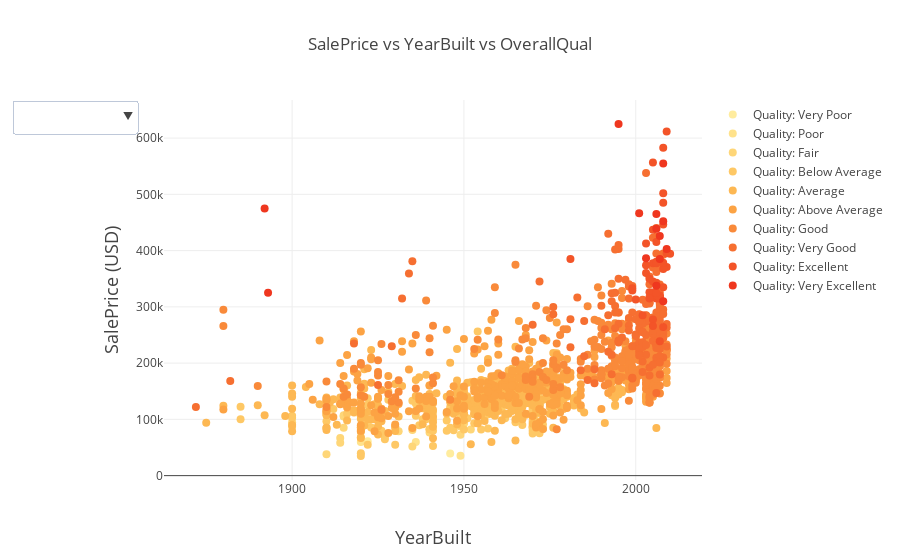

Here is the notebook cell this chart was saved with:
### Markdown cell above
# Filter

### Code cell
data = []
vals = sorted(train['OverallQual'].unique())
names = ['Very Poor',
         'Poor',
         'Fair',
         'Below Average',
         'Average',
         'Above Average',
         'Good',
         'Very Good',
         'Excellent',
         'Very Excellent']
colors = cl.scales['3']['seq']['YlOrRd']
colors = cl.to_rgb(cl.interp(colors, len(vals)))
for i, val in enumerate(vals):
    trace = go.Scatter(x=train[train['OverallQual'] == val]['YearBuilt'],
                       y=train[train['OverallQual'] == val]['SalePrice'],
                       mode='markers', marker=dict(size=8, opacity=1.0, color=colors[i]),
                       name='Quality: {}'.format(names[i]))
    data.append(trace)
buttons = []
for i, val in enumerate(names):
    button = {}
    button['label'] = str(val)
    button['method'] = 'update'
    args = {}
    visible = [False] * len(vals)
    visible[i] = True
    args['visible'] = visible
    args['title'] = str(val)
    args = [args]
    button['args'] = args
    buttons.append(button)
    
buttons.append(dict(label='All',
                    method='update',
                    args=[dict(visible=[True] * len(vals),
                              title='All')],
                    )
              )
updatemenus = list([dict(active=-1,
                        buttons=buttons)])

layout = go.Layout(
    title='SalePrice vs YearBuilt vs OverallQual',
    xaxis=dict(
        title='YearBuilt',
        titlefont=dict(
            size=18,
        )
    ),
    yaxis=dict(
        title='SalePrice (USD)',
        titlefont=dict(
            size=18,
        )
    ),
    updatemenus=updatemenus,
    showlegend=True
)

fig = dict(data=data, layout=layout)
ply.iplot(fig)

### Figure 1 — Plotly figure (JSON) as saved in the notebook; plotly's stock layout.template omitted (floating-point values rounded to 4 significant figures; data arrays with more than 128 entries replaced by an {"elided": "..."} marker saying what was removed)
{"data": [{"marker": {"color": "rgb(255, 236, 158)", "opacity": 1, "size": 8}, "mode": "markers", "name": "Quality: Very Poor", "type": "scatter", "x": [1922, 1946], "y": [61000, 39300]}, {"marker": {"color": "rgb(255, 226, 139)", "opacity": 1, "size": 8}, "mode": "markers", "name": "Quality: Poor", "type": "scatter", "x": [1936, 1949, 1920], "y": [60000, 35311, 60000]}, {"marker": {"color": "rgb(254, 214, 120)", "opacity": 1, "size": 8}, "mode": "markers", "name": "Quality: Fair", "type": "scatter", "x": [1915, 1915, 1940, 1955, 1949, 1948, 1914, 1935, 1950, 1910, 1922, 1952, 1955, 1935, 1950, 1900, 1949, 1931, 1914, 1915], "y": [107400, 85000, 76500, 126175, 87500, 120000, 67000, 52000, 93500, 37900, 91000, 82000, 139600, 81000, 92900, 95000, 72500, 79000, 58500, 105000]}, {"marker": {"color": "rgb(254, 200, 101)", "opacity": 1, "size": 8}, "mode": "markers", "name": "Quality: Below Average", "type": "scatter", "x": [1967, 1927, 1920, 1955, 1920, 1945, 1982, 1973, 1956, 1968, 1994, 1950, 1965, 1959, 1885, 1939, 1971, 1956, 2003, 1960, 1925, 1971, 1951, 1971, 1940, 1950, 1959, 1941, 1976, 1957, 1972, 1955, 1954, 1937, 1970, 1920, 1900, 1920, 1972, 1949, 1920, 1935, 1961, 1972, 1970, 1940, 1972, 1922, 1900, 1930, 1900, 1970, 1970, 1954, 1970, 1925, 1945, 1910, 1951, 1954, 1916, 1953, 1950, 1961, 1963, 1912, 1936, 1971, 1970, 1956, 1926, 1977, 1949, 1923, 1954, 1946, 1970, 2005, 1957, 1970, 1970, 1946, 1973, 1936, 1956, 1955, 1928, 1941, 1969, 1961, 1963, 1970, 1966, 1941, 1965, 1947, 1962, 1957, 1920, 1954, 1954, 1940, 1922, 1938, 1941, 1971, 1920, 1920, 1920, 1922, 1910, 1949, 1885, 1927, 1971, 1910], "y": [90000, 68500, 40000, 82000, 113000, 80000, 129500, 91000, 135750, 136500, 123600, 109900, 94750, 128950, 100000, 100000, 115000, 103200, 140000, 141000, 107000, 97000, 141000, 88000, 82500, 82000, 134432, 100000, 150000, 109008, 81000, 118000, 256000, 89471, 86000, 34900, 106250, 86000, 111250, 108000, 108000, 133000, 118500, 75500, 84500, 108000, 137500, 137500, 87000, 55000, 102776, 129000, 124500, 135000, 120500, 103000, 98000, 96500, 102000, 107900, 109900, 93000, 128000, 129000, 132250, 118500, 106500, 110000, 75000, 135000, 79900, 150000, 135000, 85500, 110000, 121600, 88000, 176000, 84000, 97000, 80000, 84900, 83500, 128000, 112000, 115000, 135000, 80000, 108959, 168000, 148000, 116050, 107000, 113000, 145000, 80500, 101800, 161500, 68400, 119000, 111000, 82500, 55000, 100000, 52500, 123000, 108500, 104900, 105000, 125500, 125500, 90000, 122500, 64500, 120500, 112000]}, {"marker": {"color": "rgb(253, 184, 83)", "opacity": 1, "size": 8}, "mode": "markers", "name": "Quality: Average", "type": "scatter", "x": {"elided": "397 int values"}, "y": {"elided": "397 int values"}}, {"marker": {"color": "rgb(252, 163, 68)", "opacity": 1, "size": 8}, "mode": "markers", "name": "Quality: Above Average", "type": "scatter", "x": {"elided": "374 int values"}, "y": {"elided": "374 int values"}}, {"marker": {"color": "rgb(249, 138, 58)", "opacity": 1, "size": 8}, "mode": "markers", "name": "Quality: Good", "type": "scatter", "x": {"elided": "319 int values"}, "y": {"elided": "319 int values"}}, {"marker": {"color": "rgb(246, 111, 49)", "opacity": 1, "size": 8}, "mode": "markers", "name": "Quality: Very Good", "type": "scatter", "x": {"elided": "168 int values"}, "y": {"elided": "168 int values"}}, {"marker": {"color": "rgb(243, 84, 40)", "opacity": 1, "size": 8}, "mode": "markers", "name": "Quality: Excellent", "type": "scatter", "x": [2005, 2005, 2005, 1981, 2003, 2008, 2006, 2003, 2006, 2005, 2005, 2005, 2007, 2010, 2006, 2004, 2003, 2008, 2006, 2005, 2000, 2007, 2009, 2002, 2007, 2008, 2008, 2008, 2004, 1999, 2009, 2006, 2007, 2009, 2007, 2005, 2008, 2008, 2008, 2006, 1999, 2004, 2006], "y": [345000, 277500, 319900, 385000, 412500, 501837, 415298, 360000, 342643, 377426, 266000, 437154, 318061, 394432, 380000, 326000, 374000, 446261, 315000, 325000, 313000, 314813, 370878, 285000, 320000, 264132, 485000, 582933, 350000, 328900, 611657, 320000, 239000, 395192, 315500, 556581, 335000, 367294, 378500, 325000, 333168, 315000, 377500]}, {"marker": {"color": "rgb(239, 55, 31)", "opacity": 1, "size": 8}, "mode": "markers", "name": "Quality: Very Excellent", "type": "scatter", "x": [2006, 1892, 2003, 2007, 2008, 2009, 1893, 2008, 2007, 2006, 1995, 2006, 2001, 2008], "y": [438780, 475000, 386250, 426000, 555000, 402861, 325000, 451950, 385000, 337500, 625000, 465000, 466500, 310000]}], "layout": {"showlegend": true, "title": "SalePrice vs YearBuilt vs OverallQual", "updatemenus": [{"active": -1, "buttons": [{"args": [{"title": "Very Poor", "visible": [true, false, false, false, false, false, false, false, false, false]}], "label": "Very Poor", "method": "update"}, {"args": [{"title": "Poor", "visible": [false, true, false, false, false, false, false, false, false, false]}], "label": "Poor", "method": "update"}, {"args": [{"title": "Fair", "visible": [false, false, true, false, false, false, false, false, false, false]}], "label": "Fair", "method": "update"}, {"args": [{"title": "Below Average", "visible": [false, false, false, true, false, false, false, false, false, false]}], "label": "Below Average", "method": "update"}, {"args": [{"title": "Average", "visible": [false, false, false, false, true, false, false, false, false, false]}], "label": "Average", "method": "update"}, {"args": [{"title": "Above Average", "visible": [false, false, false, false, false, true, false, false, false, false]}], "label": "Above Average", "method": "update"}, {"args": [{"title": "Good", "visible": [false, false, false, false, false, false, true, false, false, false]}], "label": "Good", "method": "update"}, {"args": [{"title": "Very Good", "visible": [false, false, false, false, false, false, false, true, false, false]}], "label": "Very Good", "method": "update"}, {"args": [{"title": "Excellent", "visible": [false, false, false, false, false, false, false, false, true, false]}], "label": "Excellent", "method": "update"}, {"args": [{"title": "Very Excellent", "visible": [false, false, false, false, false, false, false, false, false, true]}], "label": "Very Excellent", "method": "update"}, {"args": [{"title": "All", "visible": [true, true, true, true, true, true, true, true, true, true]}], "label": "All", "method": "update"}]}], "xaxis": {"title": "YearBuilt", "titlefont": {"size": 18}}, "yaxis": {"title": "SalePrice (USD)", "titlefont": {"size": 18}}}}
